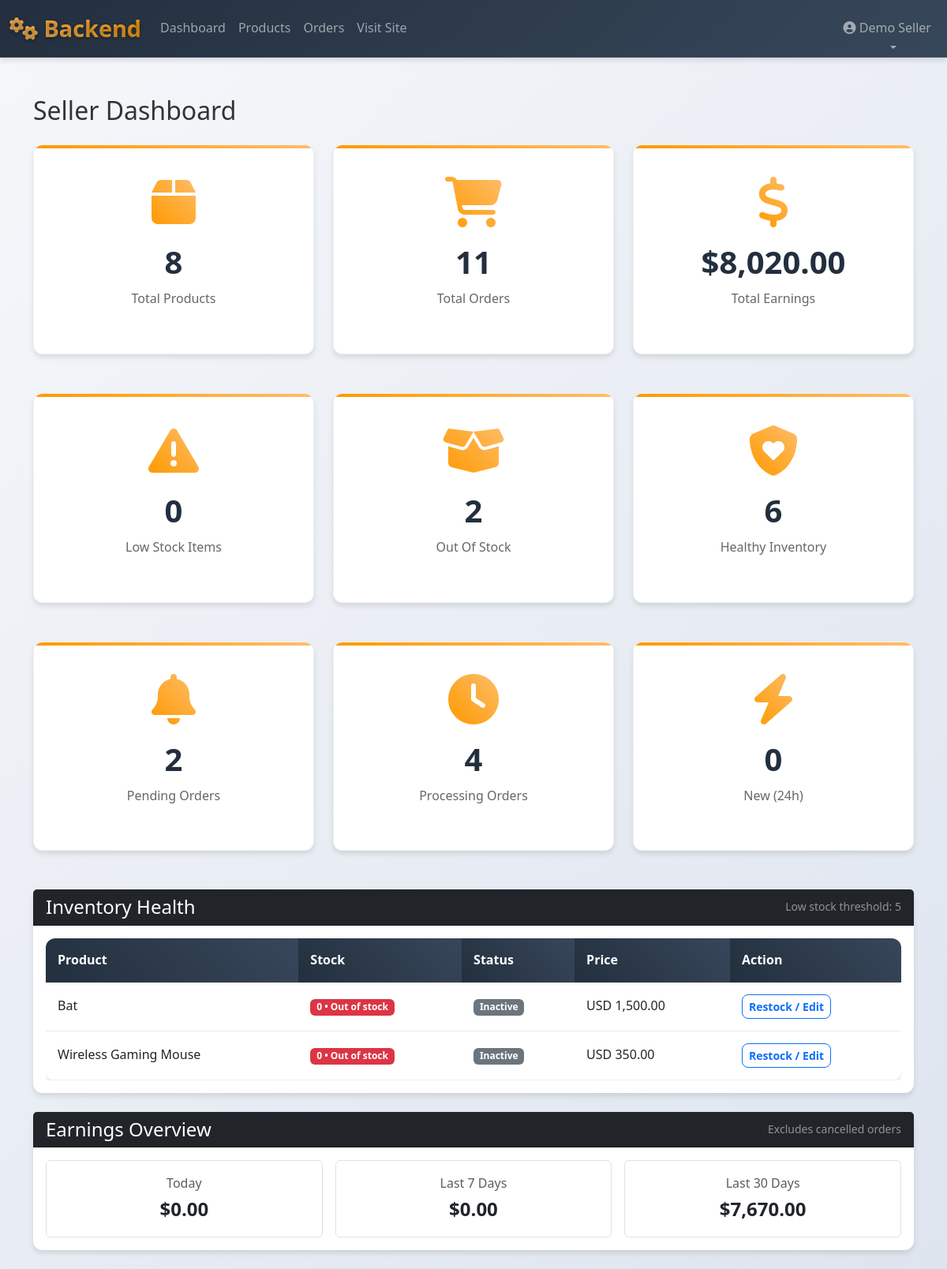
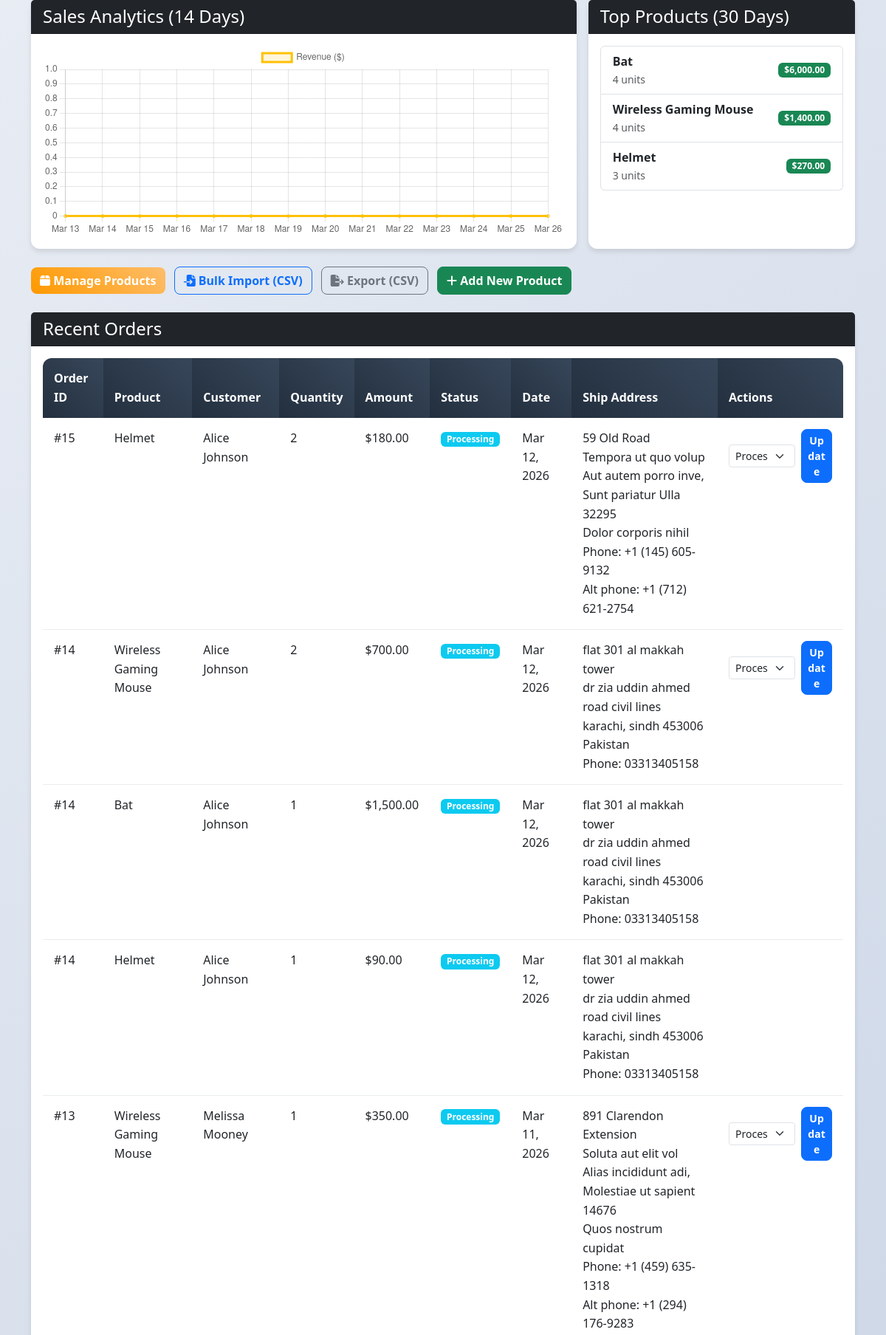
Screenshot of /dashboard.php (signed in, upper part) with the database file from the repository (2 pictures, top to bottom).
### tables this page shows
CREATE TABLE `products` (
  `id` int(11) NOT NULL,
  `seller_id` int(11) NOT NULL,
  `name` varchar(255) NOT NULL,
  `description` text DEFAULT NULL,
  `price` decimal(10,2) NOT NULL,
  `stock` int(11) DEFAULT 0,
  `category` varchar(100) DEFAULT NULL,
  `image` varchar(255) DEFAULT NULL,
  `status` enum('active','inactive') DEFAULT 'active',
  `created_at` timestamp NOT NULL DEFAULT current_timestamp(),
  `language` varchar(10) DEFAULT 'en',
  `currency` varchar(3) DEFAULT 'USD'
);

CREATE TABLE `order_items` (
  `id` int(11) NOT NULL,
  `order_id` int(11) NOT NULL,
  `product_id` int(11) NOT NULL,
  `seller_id` int(11) NOT NULL,
  `quantity` int(11) NOT NULL,
  `price` decimal(10,2) NOT NULL
);

CREATE TABLE `users` (
  `id` int(11) NOT NULL,
  `email` varchar(255) NOT NULL,
  `password` varchar(255) NOT NULL,
  `full_name` varchar(255) NOT NULL,
  `user_type` enum('buyer','seller','admin') DEFAULT 'buyer',
  `account_status` enum('active','pending','rejected') NOT NULL DEFAULT 'active',
  `shop_name` varchar(255) DEFAULT NULL,
  `phone` varchar(20) DEFAULT NULL,
  `address` text DEFAULT NULL,
  `created_at` timestamp NOT NULL DEFAULT current_timestamp(),
  `review_email_last_sent_at` timestamp NULL DEFAULT NULL,
  `review_email_sent_count` int(11) NOT NULL DEFAULT 0,
  `reviewed_at` timestamp NULL DEFAULT NULL,
  `reviewed_by` int(11) DEFAULT NULL
);

CREATE TABLE `orders` (
  `id` int(11) NOT NULL,
  `user_id` int(11) NOT NULL,
  `total_amount` decimal(10,2) NOT NULL,
  `status` enum('pending','processing','shipped','delivered','cancelled') DEFAULT 'pending',
  `shipping_address` text NOT NULL,
  `payment_method` varchar(50) DEFAULT NULL,
  `created_at` timestamp NOT NULL DEFAULT current_timestamp(),
  `rider_instructions` text DEFAULT NULL,
  `phone` varchar(20) DEFAULT NULL,
  `alt_phone` varchar(20) DEFAULT NULL,
  `order_number` varchar(20) DEFAULT NULL
);

### dashboard.php (the view, shortened to what the rows shown need)
<?php
require_once '../config/database.php';
$seller_id = $_SESSION['user_id'];
$low_stock_threshold = 5;
$stmt = $pdo->prepare("
    SELECT id, name, stock, status, price, currency
    FROM products
    WHERE seller_id = ? AND stock <= ?
    ORDER BY stock ASC, created_at DESC
    LIMIT 8
");
$stmt->execute([$seller_id, $low_stock_threshold]);
$low_stock_products = $stmt->fetchAll(PDO::FETCH_ASSOC);
$salesMap = [];
$salesLabels = [];
$salesValues = [];
for ($i = 13; $i >= 0; $i--) {
    $d = date('Y-m-d', strtotime("-{$i} days"));
    $salesLabels[] = date('M j', strtotime($d));
    $salesValues[] = $salesMap[$d] ?? 0;
}
$stmt = $pdo->prepare("
    SELECT oi.*, p.name, o.created_at, o.status, o.shipping_address, u.full_name
    FROM order_items oi
    JOIN products p ON oi.product_id = p.id
    JOIN orders o ON oi.order_id = o.id
    JOIN users u ON o.user_id = u.id
    WHERE oi.seller_id = ?
    ORDER BY o.created_at DESC
    LIMIT 10
");
$stmt->execute([$seller_id]);
$recent_orders = $stmt->fetchAll();
?>
<!DOCTYPE html>
<html lang="en">
<head>
    <link href="https://cdn.jsdelivr.net/npm/bootstrap@5.3.0/dist/css/bootstrap.min.css" rel="stylesheet">
    <link rel="stylesheet" href="https://cdnjs.cloudflare.com/ajax/libs/font-awesome/6.4.0/css/all.min.css">
    <link rel="stylesheet" href="../assets/css/style.css">
</head>
<body>
    <div class="container my-5">
        <h2 class="mb-4">Seller Dashboard</h2>
        <div class="card mb-4">
            <div class="card-body">
                <?php if (empty($low_stock_products)): ?>
                    <p class="text-muted mb-0">Great news, all products are above the low-stock threshold.</p>
                <?php else: ?>
                    <div class="table-responsive">
                        <table class="table align-middle mb-0">
                            <thead>
                                <tr>
                                    <th>Product</th>
                                    <th>Stock</th>
                                    <th>Status</th>
                                    <th>Price</th>
                                    <th>Action</th>
                                </tr>
                            </thead>
                            <tbody>
                                <?php foreach ($low_stock_products as $lp): ?>
                                    <?php
                                        $stockQty = (int)$lp['stock'];
                                        $stockBadge = $stockQty <= 0 ? 'danger' : 'warning';
                                        $stockLabel = $stockQty <= 0 ? 'Out of stock' : 'Low stock';
                                    ?>
                                    <tr>
                                        <td><?= htmlspecialchars($lp['name']) ?></td>
                                        <td>
                                            <span class="badge bg-<?= $stockBadge ?>">
                                                <?= $stockQty ?> • <?= $stockLabel ?>
                                            </span>
                                        </td>
                                        <td>
                                            <span class="badge bg-<?= ($lp['status'] ?? 'inactive') === 'active' ? 'success' : 'secondary' ?>">
                                                <?= ucfirst($lp['status'] ?? 'inactive') ?>
                                            </span>
                                        </td>
                                        <td><?= htmlspecialchars($lp['currency'] ?? 'USD') ?> <?= number_format((float)$lp['price'], 2) ?></td>
                                        <td>
                                            <a href="edit-product.php?id=<?= (int)$lp['id'] ?>" class="btn btn-sm btn-outline-primary">
                                                Restock / Edit
                                            </a>
                                        </td>
                                    </tr>
                                <?php endforeach; ?>
                            </tbody>
                        </table>
                    </div>
                <?php endif; ?>
            </div>
        </div>
        <div class="card">
            <div class="card-body">
                <?php if(empty($recent_orders)): ?>
                <p class="text-muted">No orders yet</p>
                <?php else: ?>
                <div class="table-responsive">
                    <table class="table">
                        <thead>
                            <tr>
                                <th>Order ID</th>
                                <th>Product</th>
                                <th>Customer</th>
                                <th>Quantity</th>
                                <th>Amount</th>
                                <th>Status</th>
                                <th>Date</th>
                                <th>Ship Address</th>
                                <th>Actions</th>
                            </tr>
                        </thead>
                        <tbody>
                            <?php
                                $seen_orders = [];
                                foreach($recent_orders as $order):
                                    $show_actions = !in_array($order['order_id'], $seen_orders);
                            ?>
                            <tr>
                                <td>#<?= $order['order_id'] ?></td>
                                <td><?= htmlspecialchars($order['name']) ?></td>
                                <td><?= htmlspecialchars($order['full_name']) ?></td>
                                <td><?= $order['quantity'] ?></td>
                                <td>$<?= number_format($order['price'] * $order['quantity'], 2) ?></td>
                                <td><?php
                                            switch($order['status']) {
                                                case 'delivered': $badge = 'success'; break;
                                                case 'cancelled': $badge = 'danger'; break;
                                                case 'processing':$badge = 'info'; break;
                                                default:          $badge = 'warning';
                                            }
                                        ?>
                                        <span class="badge bg-<?= $badge ?>"><?= ucfirst($order['status']) ?></span>
                                    </td>
                                <td><?= date('M j, Y', strtotime($order['created_at'])) ?></td>
                                <td><?= nl2br(htmlspecialchars($order['shipping_address'])) ?></td>
                                <td>
                                        <?php if($show_actions): ?>
                                        <form method="post" class="d-flex align-items-center">
                                            <select name="status" class="form-select form-select-sm me-2">
                                                <?php foreach(['pending','processing','shipped','delivered','cancelled'] as $st): ?>
                                                    <option value="<?= $st ?>" <?= $order['status'] === $st ? 'selected' : '' ?>><?= ucfirst($st) ?></option>
                                                <?php endforeach; ?>
                                            </select>
                                            <button type="submit" class="btn btn-sm btn-primary">Update</button>
                                        </form>
                                        <?php endif; ?>
                                        <?php $seen_orders[] = $order['order_id']; ?>
                                    </td>
                            </tr>
                            <?php endforeach; ?>
                        </tbody>
                    </table>
                </div>
                <?php endif; ?>
            </div>
        </div>
    </div>
    <script>
        (function () {
            const el = document.getElementById('salesChart');
            if (!el || !window.Chart) return;
            const labels = <?= json_encode($salesLabels) ?>;
            const values = <?= json_encode($salesValues) ?>;
            new Chart(el, {
                type: 'line',
                data: {
                    labels,
                    datasets: [{
                        label: 'Revenue ($)',
                        data: values,
                        borderColor: '#ffc107',
                        backgroundColor: 'rgba(255, 193, 7, 0.15)',
                        tension: 0.35,
                        fill: true,
                        pointRadius: 2
                    }]
                },
                options: {
                    responsive: true,
                    plugins: { legend: { display: true } },
                    scales: {
                        y: { beginAtZero: true }
                    }
                }
            });
        })();
    </script>
</body>
</html>

### rows the page displays
products: name "Bat", stock "0", stock "Out of stock", status "Inactive", currency "USD", price "1,500.00"
products: name "Wireless Gaming Mouse", stock "0", stock "Out of stock", status "Inactive", currency "USD", price "350.00"
order_items: order "15", product.name "Helmet", users.full_name "Alice Johnson", quantity "2", $order['price'] * $order['quantity'] "180.00", order.status "Processing", order.created_at "Mar 12, 2026", order.shipping_address "59 Old Road Tempora ut quo volup Aut autem porro inve, Sunt pariatur Ulla 32295 Dolor corporis nihil Phone: +1 (145) 605-9132 Alt phone: +1 (712) 621-2754"
order_items: order "14", product.name "Wireless Gaming Mouse", users.full_name "Alice Johnson", quantity "2", $order['price'] * $order['quantity'] "700.00", order.status "Processing", order.created_at "Mar 12, 2026", order.shipping_address "flat 301 al makkah tower dr zia uddin ahmed road civil lines karachi, sindh 453006 Pakistan Phone: 03313405158"
order_items: order "14", product.name "Bat", users.full_name "Alice Johnson", quantity "1", $order['price'] * $order['quantity'] "1,500.00", order.status "Processing", order.created_at "Mar 12, 2026", order.shipping_address "flat 301 al makkah tower dr zia uddin ahmed road civil lines karachi, sindh 453006 Pakistan Phone: 03313405158"
order_items: order "14", product.name "Helmet", users.full_name "Alice Johnson", quantity "1", $order['price']*$order['quantity'] "90.00", order.status "Processing", order.created_at "Mar 12, 2026", order.shipping_address "flat 301 al makkah tower dr zia uddin ahmed road civil lines karachi, sindh 453006 Pakistan Phone: 03313405158"
order_items: order "13", product.name "Wireless Gaming Mouse", users.full_name "Melissa Mooney", quantity "1", $order['price']*$order['quantity'] "350.00", order.status "Processing", order.created_at "Mar 11, 2026", order.shipping_address "891 Clarendon Extension Soluta aut elit vol Alias incididunt adi, Molestiae ut sapient 14676 Quos nostrum cupidat Phone: +1 (459) 635-1318 Alt phone: +1 (294) 176-9283"

### other values shown
$full_name "Demo Seller"
$product_count "8"
$order_count "11"
$revenue_total "8,020.00"
$inventory_summary['low_stock_count'] "0"
$inventory_summary['out_of_stock_count'] "2"
$inventory_summary['healthy_stock_count'] "6"
$notif['pending_orders'] "2"
$notif['processing_orders'] "4"
$notif['new_24h'] "0"
$low_stock_threshold "5"
$revenue_today "0.00"
$revenue_7d "0.00"
$revenue_30d "7,670.00"
$tp['name'] "Bat"
